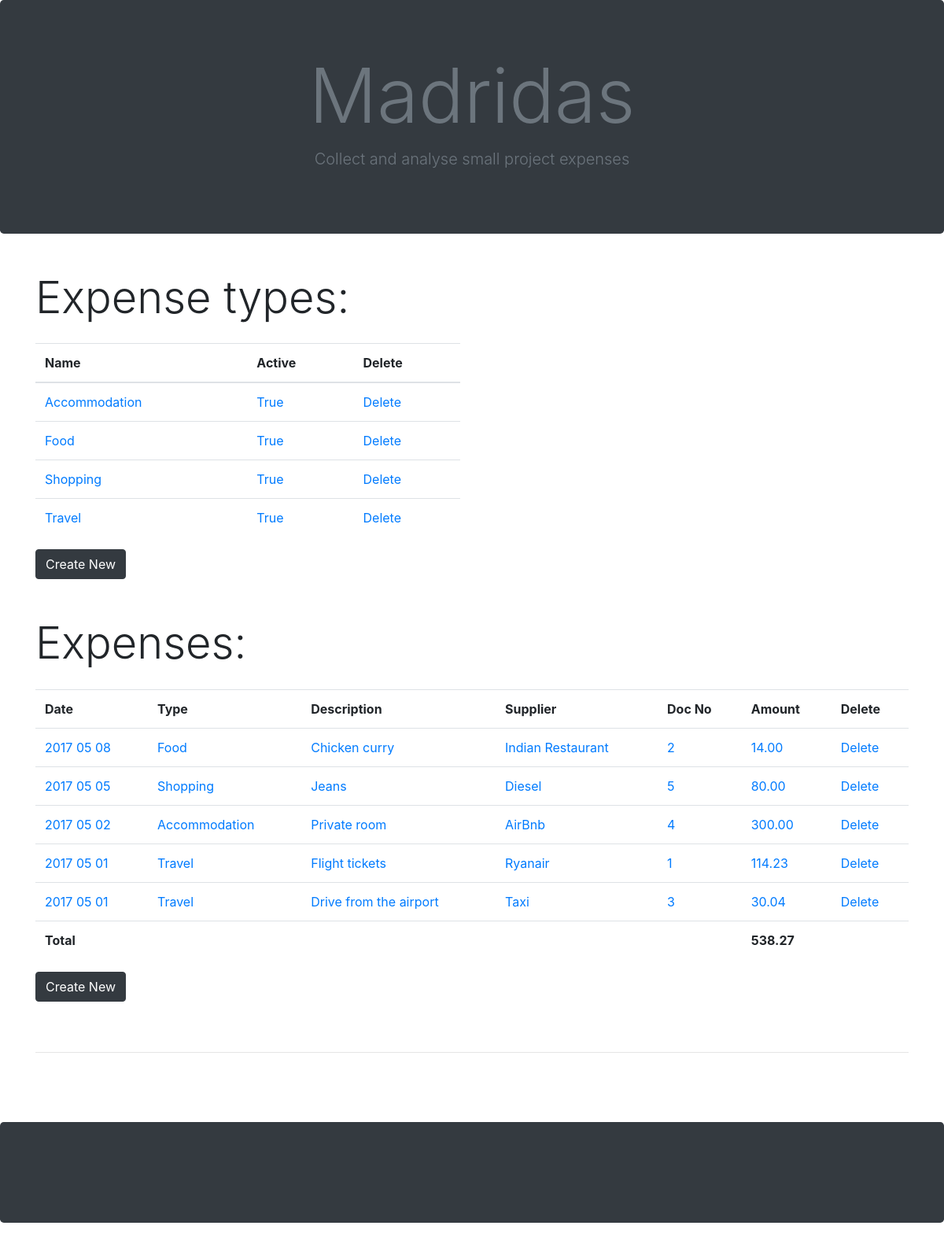
/keepers/1/, run on the app's committed database.
### islaidos_app/models.py (models this page shows, shortened)
class Keeper(models.Model):
    keeper_name = models.CharField(max_length=50, default=None)
    user_name = models.CharField(max_length=50, default=None)

class ExpenseTypes(models.Model):
    tipas = models.CharField(max_length=50)
    aktyvus = models.BooleanField()
    keeper = models.ForeignKey(Keeper, default=None, on_delete=models.CASCADE)
    def __str__(self):
        return self.tipas

class Expenses(models.Model):
    data = models.DateTimeField()
    tiekejas = models.CharField(max_length=100)
    description = models.CharField(max_length=100)
    tipas = models.ForeignKey(ExpenseTypes, on_delete=models.CASCADE)
    dok_nr = models.IntegerField()
    suma = models.DecimalField(max_digits=9, decimal_places=2)
    keeper = models.ForeignKey(Keeper, default=None, on_delete=models.CASCADE)

### islaidos_app/views.py (the view)
# urls.py: path('keepers/<int:keeper_id>/', views.viewKeeper, name='viewKeeper'),
def viewKeeper(request, keeper_id):
    chart_data = expenditure_by_keepers_expense_types_for_google_chart(keeper_id)
    chart_data_2 = expenditure_by_date_for_google_chart(keeper_id)
    keeper_ = Keeper.objects.get(id=keeper_id)
    expense_types = ExpenseTypes.objects.filter(keeper=keeper_).order_by('-aktyvus', 'tipas')
    expenses = Expenses.objects.filter(keeper=keeper_).order_by('-data')
    expenses_total = list(expenses.aggregate(Sum('suma')).values())[0]
    return render(request, 'keeper.html', {'keeper':keeper_, 'expense_types':expense_types, 'expenses':expenses, \
                                           'chart_data':chart_data, 'expenses_total':expenses_total, 'chart_data_2':chart_data_2})

### islaidos_app/views.py (called while the page is built)
def expenditure_by_date_for_google_chart(keeper_id):
    all_expenses_for_current_keeper = Expenses.objects.filter(keeper=keeper_id)
    distinct_expense_dates_for_that_keeper = all_expenses_for_current_keeper.values('data').distinct()
    distinct_expense_dates_extracted = [date['data'] for date in distinct_expense_dates_for_that_keeper]
    list_for_chart = [['Date', 'EUR']]
    for date in distinct_expense_dates_extracted:
        expenses_on_that_date = Expenses.objects.filter(data=date)
        sum_of_expenses_on_that_day = expenses_on_that_date.aggregate(Sum('suma'))
        sum_of_expenses_on_that_day_nicely_printed = sum_of_expenses_on_that_day['suma__sum']
        list_for_chart.append([date.strftime('%F'), float(sum_of_expenses_on_that_day_nicely_printed)])
    return list_for_chart

def expenditure_by_keepers_expense_types_for_google_chart(keeper_id):
    all_expense_types_for_current_keeper = ExpenseTypes.objects.filter(keeper=keeper_id)
    expense_type_names = [expense_type.tipas for expense_type in all_expense_types_for_current_keeper]
    list_for_chart = [['Expense type', 'Total Sum']]
    for expense_type_name in expense_type_names:
        expenses_for_type = Expenses.objects.filter(tipas__tipas=expense_type_name, keeper=keeper_id)
        sum_of_expenses_for_type = expenses_for_type.aggregate(Sum('suma'))
        sum_of_expenses_for_type_nicely_printed = sum_of_expenses_for_type['suma__sum'] or 0.00
        list_for_chart.append([expense_type_name, float(sum_of_expenses_for_type_nicely_printed)])
    return list_for_chart

### islaidos_app/templates/keeper.html (shortened to what this page needs)
{% extends 'base.html' %}
{% block content %}
<div class="display-4 mb-4">
    Expense types:
</div>
<div class="row">
    <div class="col-6">
        <table class="table">
            <thead>
            <tr>
                <th>Name</th>
                <th>Active</th>
                <th>Delete</th>
            </tr>
            </thead>
            {% for tipas in expense_types %}
            <tr>
                <td>
                    <a href="{% url 'edit_type' keeper.id tipas.id %}">{{tipas.tipas}}
                    </a>
                </td>
                <td>
                    <a href="{% url 'edit_type' keeper.id tipas.id %}">
                        {{tipas.aktyvus}}
                    </a>
                </td>
                {% if tipas %}
                <td>
                    <a style="text-decoration: none" href="{% url 'delete_type' keeper.id tipas.id %}">Delete</a>
                </td>
                {% endif %}
            </tr>
            {% endfor %}
        </table>
        <button class="btn btn-dark mb-5">
            <a style="color: inherit; text-decoration:none;" href="{% url 'create_type' keeper.id %}">Create New</a>
        </button>
    </div>
    <div class="col-6">
        <div class="" id="piechart" style="width: 500px; height: 300px;"></div>
    </div>
</div>
<div class="display-4 mb-4">
    Expenses:
</div>
<table class="table">
    <tr>
        <th>Date</th>
        <th>Type</th>
        <th>Description</th>
        <th>Supplier</th>
        <th>Doc No</th>
        <th>Amount</th>
        <th>Delete</th>
    </tr>
    {% for expense in expenses %}
    <tr>
        <td>
            <a href="{% url 'edit_expense' keeper.id expense.id %}">{{expense.data|date:"Y m d"}}
            </a>
        </td>
        <td>
            <a href="{% url 'edit_expense' keeper.id expense.id %}">{{expense.tipas}}
            </a>
        </td>
        <td>
            <a href="{% url 'edit_expense' keeper.id expense.id %}">{{expense.description}}
            </a>
        </td>
        <td>
            <a href="{% url 'edit_expense' keeper.id expense.id %}">{{expense.tiekejas}}
            </a>
        </td>
        <td>
            <a href="{% url 'edit_expense' keeper.id expense.id %}">{{expense.dok_nr}}
            </a>
        </td>
        <td>
            <a href="{% url 'edit_expense' keeper.id expense.id %}">{{expense.suma}}
            </a>
        </td>
        <td>
            {% if expense %}
            <a href="{% url 'delete_expense' keeper.id expense.id %}">Delete
            </a>
            {% endif %}
        </td>
    </tr>
    {% endfor %}
    <tr>
        <td class="font-weight-bold">Total</td>
        <td></td>
        <td></td>
        <td></td>
        <td></td>
        <td class="font-weight-bold">{{expenses_total|floatformat:2}}</td>
        <td></td>
    </tr>
</table>
<button class="btn btn-dark mb-5">
    <a style="color: inherit; text-decoration:none;" href="{% url 'create_expense' keeper.id %}">Create New</a>
</button>
<hr>
<br>
<br>
<br>
{% endblock %}

### templates/base.html (shortened to what this page needs)
<!doctype html>
<html lang="en">
<head>
    <link rel="stylesheet" href="/static/css/styles.css">
    <link rel="stylesheet" href="https://stackpath.bootstrapcdn.com/bootstrap/4.1.3/css/bootstrap.min.css"
>
</head>
<body>
<div class="jumbotron bg-dark text-muted text-center mb-5">
    <div class="container">
        <h1 class="display-1">
                {% if '/keepers/' in request.path %}
                {{keeper.keeper_name}}
                {% else %}
                Expense Keepers
                {% endif %}
        </h1>
        <p class="lead">
            <a style="color: inherit; text-decoration:none;" href="/">
                Collect and analyse small project expenses
            </a>
        </p>
    </div>
</div>
<div class="container">
    {% block content %}
    {% endblock %}
</div>
<footer>
    <div class="jumbotron bg-dark text-muted text-center mb-5"></div>
</footer>
</body>
</html>

### data on the page
Keeper: keeper_name "Madridas"
ExpenseTypes: tipas "Accommodation", aktyvus "True"
ExpenseTypes: tipas "Food", aktyvus "True"
ExpenseTypes: tipas "Shopping", aktyvus "True"
ExpenseTypes: tipas "Travel", aktyvus "True"
Expenses: data "2017 05 08", tipas "Food", description "Chicken curry", tiekejas "Indian Restaurant", dok_nr "2", suma "14.00"
Expenses: data "2017 05 05", tipas "Shopping", description "Jeans", tiekejas "Diesel", dok_nr "5", suma "80.00"
Expenses: data "2017 05 02", tipas "Accommodation", description "Private room", tiekejas "AirBnb", dok_nr "4", suma "300.00"
Expenses: data "2017 05 01", tipas "Travel", description "Flight tickets", tiekejas "Ryanair", dok_nr "1", suma "114.23"
Expenses: data "2017 05 01", tipas "Travel", description "Drive from the airport", tiekejas "Taxi", dok_nr "3", suma "30.04"

### other printed values
{{ expenses_total|floatformat:2 }} "538.27"
